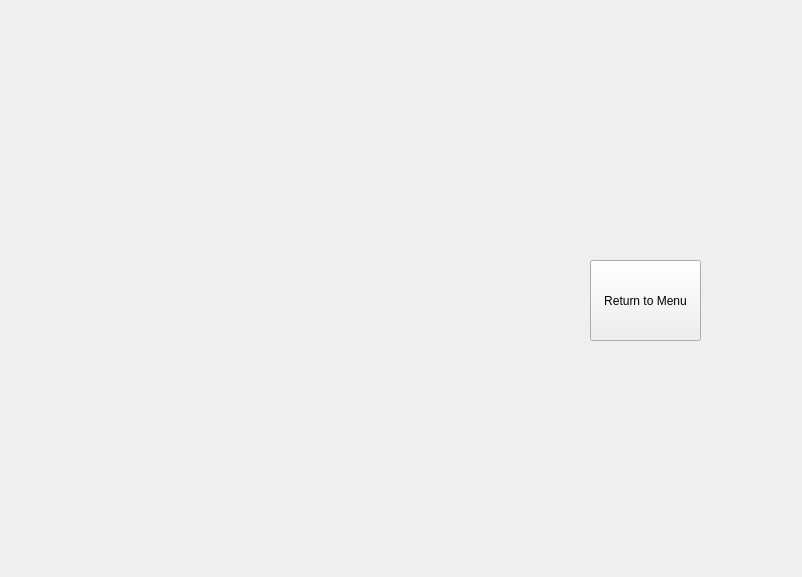
<?xml version="1.0" encoding="UTF-8"?>
<ui version="4.0">
 <class>topPlayers</class>
 <widget class="QWidget" name="topPlayers">
  <property name="geometry">
   <rect>
    <x>0</x>
    <y>0</y>
    <width>802</width>
    <height>577</height>
   </rect>
  </property>
  <property name="windowTitle">
   <string>Form</string>
  </property>
  <widget class="QLabel" name="number">
   <property name="geometry">
    <rect>
     <x>150</x>
     <y>150</y>
     <width>58</width>
     <height>291</height>
    </rect>
   </property>
   <property name="text">
    <string/>
   </property>
  </widget>
  <widget class="QLabel" name="player">
   <property name="geometry">
    <rect>
     <x>240</x>
     <y>150</y>
     <width>151</width>
     <height>291</height>
    </rect>
   </property>
   <property name="text">
    <string/>
   </property>
  </widget>
  <widget class="QPushButton" name="exitButton">
   <property name="geometry">
    <rect>
     <x>590</x>
     <y>260</y>
     <width>111</width>
     <height>81</height>
    </rect>
   </property>
   <property name="text">
    <string>Return to Menu</string>
   </property>
  </widget>
 </widget>
 <resources/>
 <connections/>
</ui>
